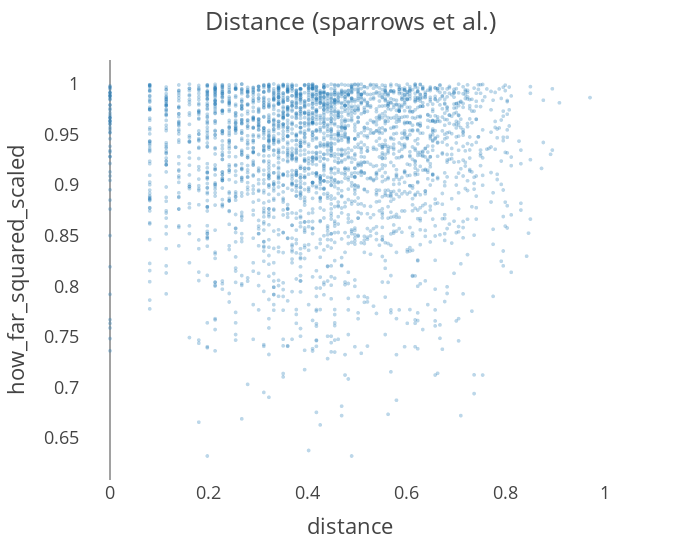
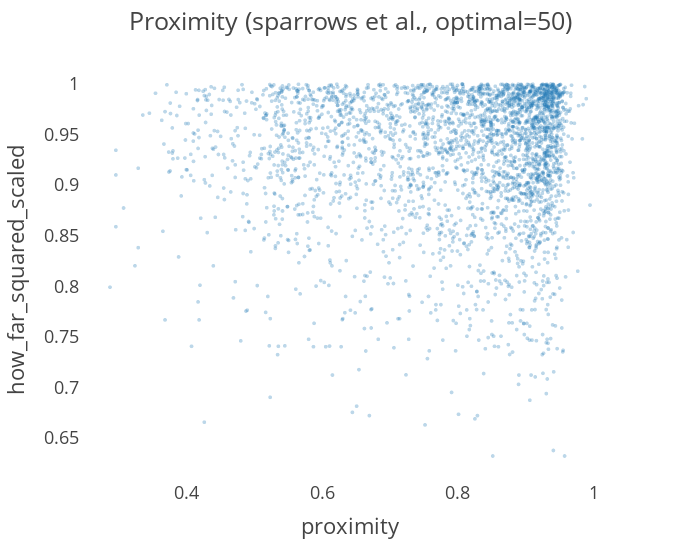

The notebook cell these images were saved under, in order:
### Code cell
path = os.path.join(
    root, "data/foraging/central_park_birds_cleaned_2022/sps_outcomes.pkl"
)

if not smoke_test:
    sps_objects = central_park_objects[1]

    # example: use other keys if you wish
    for key in [50]:
        obj = sps_objects[key]
        print(f"Working on sparrows et al. with optimal={key}")
        distance, proximity, how_far = cp_prep_data_for_iference(obj)
        ft.visualise_forager_predictors(
            outcome=how_far,
            outcome_name="how_far_squared_scaled",
            predictors=[distance, proximity],
            predictor_names=["distance", "proximity"],
            sampling_rate=0.05,
            titles=[
                f"Distance (sparrows et al.)",
                f"Proximity (sparrows et al., optimal={key})",
            ],
        )


if not smoke_test and not os.path.exists(path):

    sps_outcomes = {}
    sps_outcomes[key] = get_samples(distance, proximity, how_far)

    with open(path, "wb") as file:
        dill.dump(sps_outcomes, file)

### Figure 1 — Plotly figure (JSON) as saved in the notebook; plotly's stock layout.template omitted (floating-point values rounded to 4 significant figures; data arrays with more than 128 entries replaced by an {"elided": "..."} marker saying what was removed)
{"data": [{"hovertemplate": "distance=%{x}<br>outcome=%{y}<extra></extra>", "legendgroup": "", "marker": {"color": "#1F77B4", "opacity": 0.3, "size": 4, "symbol": "circle"}, "mode": "markers", "name": "", "showlegend": false, "type": "scattergl", "x": {"elided": "3029 float values"}, "xaxis": "x", "y": {"elided": "3029 float values"}, "yaxis": "y"}], "layout": {"legend": {"tracegroupgap": 0}, "margin": {"t": 60}, "title": {"text": "Distance (sparrows et al.)"}, "width": 700, "xaxis": {"anchor": "y", "domain": [0, 1], "showgrid": false, "title": {"text": "distance"}}, "yaxis": {"anchor": "x", "domain": [0, 1], "showgrid": false, "title": {"text": "how_far_squared_scaled"}}}}

### Figure 2 — Plotly figure (JSON) as saved in the notebook; plotly's stock layout.template omitted (floating-point values rounded to 4 significant figures; data arrays with more than 128 entries replaced by an {"elided": "..."} marker saying what was removed)
{"data": [{"hovertemplate": "proximity=%{x}<br>outcome=%{y}<extra></extra>", "legendgroup": "", "marker": {"color": "#1F77B4", "opacity": 0.3, "size": 4, "symbol": "circle"}, "mode": "markers", "name": "", "showlegend": false, "type": "scattergl", "x": {"elided": "3029 float values"}, "xaxis": "x", "y": {"elided": "3029 float values"}, "yaxis": "y"}], "layout": {"legend": {"tracegroupgap": 0}, "margin": {"t": 60}, "title": {"text": "Proximity (sparrows et al., optimal=50)"}, "width": 700, "xaxis": {"anchor": "y", "domain": [0, 1], "showgrid": false, "title": {"text": "proximity"}}, "yaxis": {"anchor": "x", "domain": [0, 1], "showgrid": false, "title": {"text": "how_far_squared_scaled"}}}}
